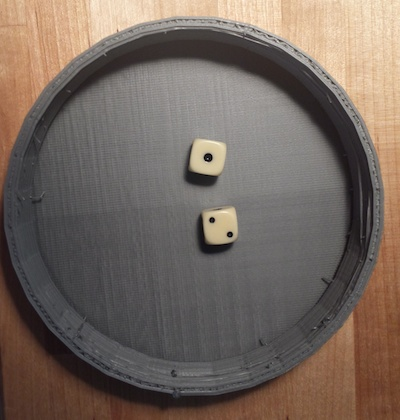
//> input picture test-images/dice.jpg, 400 x 420 px
$ ./count test-images/dice.jpg   (built with g++ and OpenCV 4)
//> lines starting //> are read from the running program, lines starting //| are printed output that depends on the picture
#include <opencv/cv.h>
#include <opencv/cxcore.h>
#include "opencv2/highgui/highgui.hpp"

using namespace cv;

Mat dice, canny;

int main(int argc, const char** argv)
{
  // read in the dice image
  dice = imread(argv[1], 0);
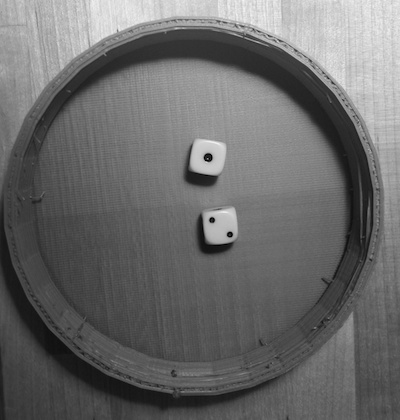
//> dice: 420 rows x 400 cols, CV_8UC1; min 0, max 244, mean 106.4

  //Canny(dice, canny, 150, 350);
  Canny(dice, canny, 75, 250);
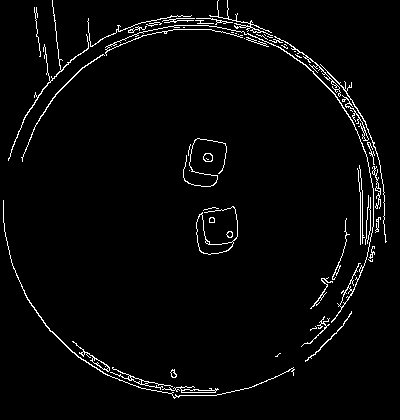
//> canny: 420 rows x 400 cols, CV_8UC1; 2.9% white in thin lines or dots

  int num = 0;

  // iterate through the edges and keep a count
  // fill each enclosed edge, if the area is too large then it's not a pip
  // if the area filled is between a certain tolerance then assume it's a pip
  for(int y=0;y<canny.size().height;y++)
  {
    uchar *row = canny.ptr(y);
    for(int x=0;x<canny.size().width;x++)
    {
      if(row[x] <= 128)
      {
        int area = floodFill(canny, Point(x,y), CV_RGB(255,255,255));
        if(area>7 && area < 50) num++;
      }
    }
  }
//> this loop made 420 passes
//> num on passes 1 to 3: 0, 0, 0
//> canny: 420 rows x 400 cols, CV_8UC1; every value is 255
//> after the loop, num = 10
  printf("%d\n", num);
//| 10
  return 0;
}
